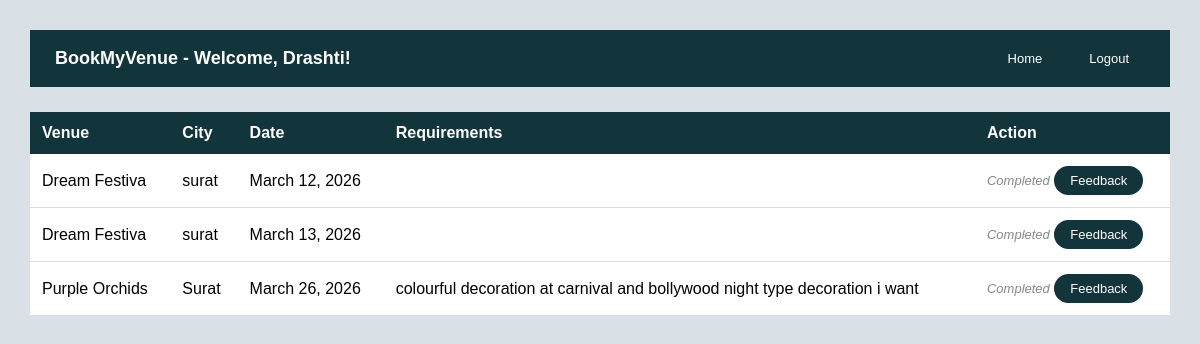
/user/booked-venues/ (signed in), run on an earlier commit of the app's database.
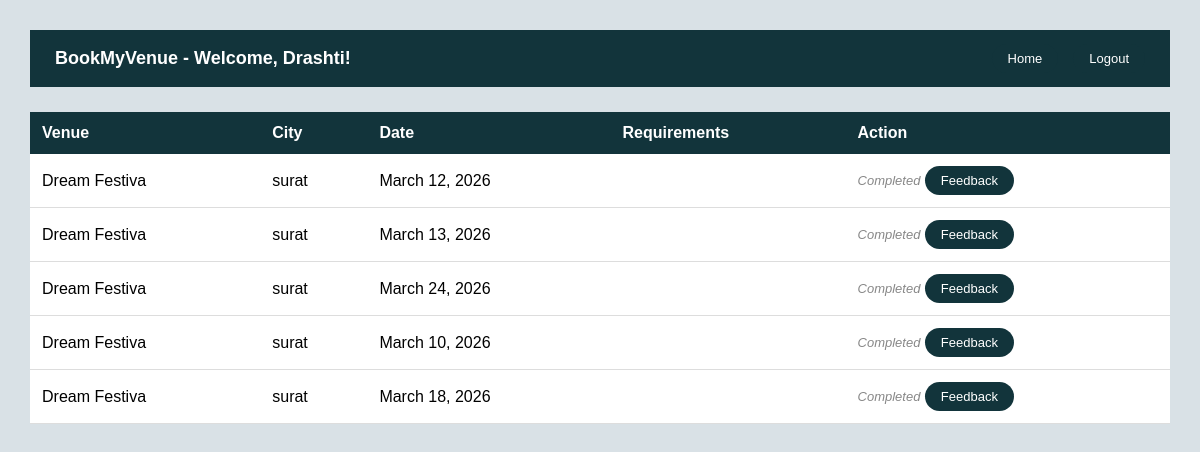
And on a later commit of the database.
### main/models.py (models this page shows, shortened)
class Booking(models.Model):
    venue = models.ForeignKey(Venue, on_delete=models.CASCADE, related_name='bookings')
    user = models.ForeignKey(User, on_delete=models.CASCADE, related_name='bookings')
    date = models.DateField()
    special_requirements = models.TextField(blank=True, null=True)
    created_at = models.DateTimeField(auto_now_add=True)
    class Meta:
        unique_together = ('venue', 'date')

class Venue(models.Model):
    owner = models.ForeignKey(User, on_delete=models.CASCADE, related_name='venues')
    name = models.CharField(max_length=200)
    owner_name = models.CharField(max_length=200)
    address = models.TextField()
    city = models.CharField(max_length=100)
    state = models.CharField(max_length=100)
    capacity = models.IntegerField()
    total_area = models.CharField(max_length=50, blank=True, null=True)
    parking_area = models.CharField(max_length=50, blank=True, null=True)
    venue_type = models.CharField(max_length=20, choices=[('AC', 'AC'), ('Non-AC', 'Non-AC'), ('Both', 'Both')])
    facilities = models.TextField(blank=True, null=True)
    instructions = models.TextField(blank=True, null=True)
    price = models.DecimalField(max_digits=10, decimal_places=2)
    contact1 = models.CharField(max_length=15)
    contact2 = models.CharField(max_length=15, blank=True, null=True)
    created_at = models.DateTimeField(auto_now_add=True)

### main/views.py (the view)
# urls.py: path('user/booked-venues/',views.user_booked_venues,name='user_booked_venues'),
@login_required(login_url='login')
def user_booked_venues(request):
    bookings = Booking.objects.filter(user=request.user)
    context = {
        'bookings': bookings,
        'full_name': request.user.username
    }
    return render(request, 'user_booked_venues.html', context)

### main/templates/user_booked_venues.html (shortened to what this page needs)
{% load static %}
<!DOCTYPE html>
<html lang="en">
<head>
    <link rel="stylesheet" href="{% static 'user_booked_venues.css' %}">
</head>
<body>
    <nav class="navbar">
      <span class="navbar-brand">BookMyVenue - Welcome, {{ full_name }}!</span>
      <div class="navbar-links">
        <button class="btn" onclick="showhomepage()" >Home</button>
        <button class="btn" onclick="logoutop()">Logout</button>
      </div>
    </nav>
<table class="booking-table">
<tr>
<th>Venue</th>
<th>City</th>
<th>Date</th>
<th>Requirements</th>
<th>Action</th>
</tr>
{% for booking in bookings %}
<tr>
<td>{{ booking.venue.name }}</td>
<td>{{ booking.venue.city }}</td>
<td>{{ booking.date }}</td>
<td>{{ booking.special_requirements }}</td>
<td>
{% now "Y-m-d" as today %}
{% if booking.date|date:"Y-m-d" >= today %}
<button class="btn btn-danger" data-booking-id="{{ booking.id }}" onclick="cancelBooking(this.dataset.bookingId)">Cancel</button>
{% else %}
<span style="color:#888; font-size:13px; font-style:italic;">Completed</span>
{% endif %}
<button class="btn" data-venue-id="{{ booking.venue.id }}" onclick="openFeedback(this.dataset.venueId)">Feedback</button>
</td>
</tr>
{% endfor %}
</table>
</body>
</html>

What changed in the data, as far as the page shows it:
removed Booking: venue.name "Purple Orchids", venue.city "Surat", date "March 26, 2026", special_requirements "colourful decoration at carnival and bollywood night type decoration i want", shows "Completed"
added Booking: venue.name "Dream Festiva", venue.city "surat", date "March 24, 2026", shows "Completed"
added Booking: venue.name "Dream Festiva", venue.city "surat", date "March 10, 2026", shows "Completed"
added Booking: venue.name "Dream Festiva", venue.city "surat", date "March 18, 2026", shows "Completed"
